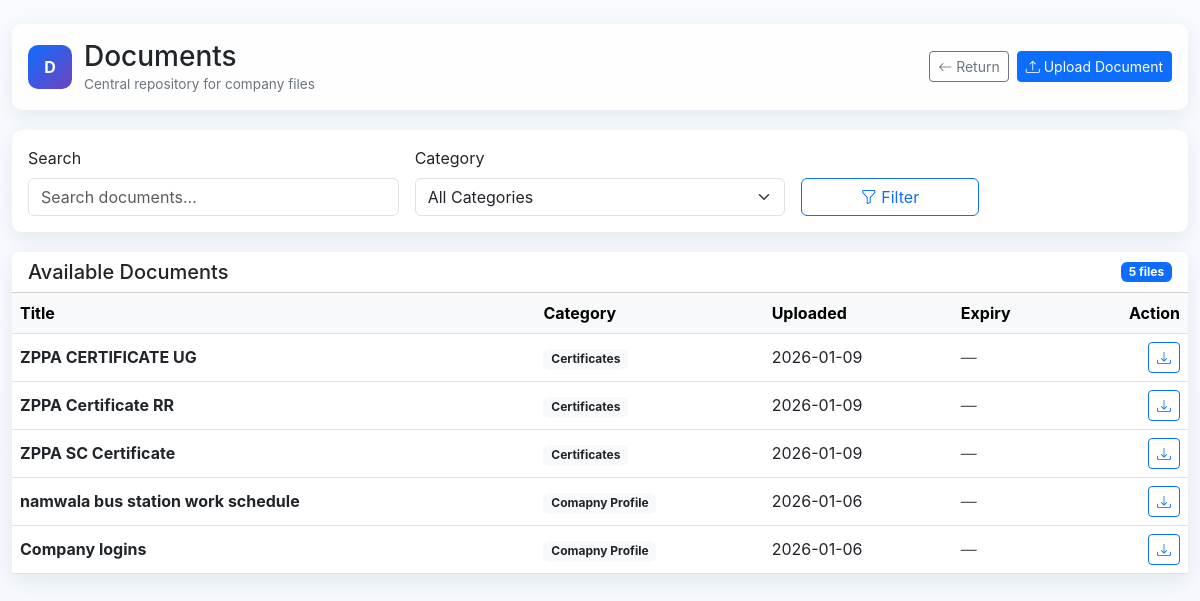
/documents/, run on the app's committed database.
### documents/models.py (models this page shows, shortened)
class Document(models.Model):
    title = models.CharField(max_length=255)
    file = models.FileField(upload_to=document_upload_path)
    category = models.ForeignKey(Category, on_delete=models.PROTECT)
    description = models.TextField(blank=True)
    uploaded_by = models.ForeignKey(
        User,
        on_delete=models.SET_NULL,
        null=True,
        blank=True,
        related_name='uploaded_documents'
    )
    uploaded_at = models.DateTimeField(auto_now_add=True)
    expiry_date = models.DateField(null=True, blank=True)
    is_active = models.BooleanField(default=True)
    class Meta:
        ordering = ['-uploaded_at']

class Category(models.Model):
    name = models.CharField(max_length=100, unique=True)
    slug = models.SlugField(max_length=120, unique=True, blank=True)
    description = models.TextField(blank=True)

### documents/views.py (the view)
# urls.py: path('', views.document_list, name='document_list'),
def document_list(request):
    documents = Document.objects.filter(is_active=True)
    categories = Category.objects.all()
    q = request.GET.get('q')
    category_id = request.GET.get('category')
    if q:
        documents = documents.filter(
            Q(title__icontains=q) |
            Q(description__icontains=q)
        )
    if category_id:
        documents = documents.filter(category_id=category_id)
    return render(request, 'documents/list.html', {
        'documents': documents,
        'categories': categories,
    })

### documents/templates/documents/list.html (shortened to what this page needs)
{% load static %}
<!DOCTYPE html>
<html lang="en">
<head>
    <link href="https://cdn.jsdelivr.net/npm/bootstrap@5.3.0/dist/css/bootstrap.min.css" rel="stylesheet">
    <link href="https://cdn.jsdelivr.net/npm/bootstrap-icons@1.10.5/font/bootstrap-icons.css" rel="stylesheet">
</head>
<body>
<div class="container-fluid py-4">
    <div class="topbar">
        <div class="brand">
            <div class="logo">D</div>
            <div>
                <h1 class="h3 mb-0">Documents</h1>
                <div class="text-muted-small">Central repository for company files</div>
            </div>
        </div>
        <div class="d-flex gap-2">
            <a href="javascript:history.back()"
               class="btn btn-outline-secondary btn-sm"
               title="Return">
                <i class="bi bi-arrow-left"></i> Return
            </a>
            <a href="{% url 'documents:upload_document' %}"
               class="btn btn-primary btn-sm">
                <i class="bi bi-upload"></i> Upload Document
            </a>
        </div>
    </div>
    <div class="filter-card">
        <form method="get" class="row g-3 align-items-end">
            <div class="col-md-4">
                <label class="form-label">Search</label>
                <input type="text"
                       name="q"
                       class="form-control"
                       placeholder="Search documents..."
                       value="{{ request.GET.q }}">
            </div>
            <div class="col-md-4">
                <label class="form-label">Category</label>
                <select name="category" class="form-select">
                    <option value="">All Categories</option>
                </select>
            </div>
            <div class="col-md-2">
                <button class="btn btn-outline-primary w-100">
                    <i class="bi bi-funnel"></i> Filter
                </button>
            </div>
        </form>
    </div>
    <div class="card">
        <div class="card-header d-flex justify-content-between align-items-center bg-white">
            <h5 class="mb-0">Available Documents</h5>
            <span class="badge bg-primary">{{ documents|length }} files</span>
        </div>
        <div class="table-responsive">
            <table class="table table-hover align-middle mb-0">
                <thead class="table-light">
                    <tr>
                        <th>Title</th>
                        <th>Category</th>
                        <th>Uploaded</th>
                        <th>Expiry</th>
                        <th class="text-end">Action</th>
                    </tr>
                </thead>
                <tbody>
                {% for doc in documents %}
                    <tr>
                        <td>
                            <strong>{{ doc.title }}</strong>
                        </td>
                        <td>
                            <span class="badge bg-light text-dark">
                                {{ doc.category.name }}
                            </span>
                        </td>
                        <td>{{ doc.uploaded_at|date:"Y-m-d" }}</td>
                        <td>
                            {% if doc.expiry_date %}
                                {{ doc.expiry_date }}
                            {% else %}
                                <span class="text-muted">—</span>
                            {% endif %}
                        </td>
                        <td class="text-end">
                            <a href="{% url 'documents:download_document' doc.id %}"
                               class="btn btn-sm btn-outline-primary"
                               title="Download">
                                <i class="bi bi-download"></i>
                            </a>
                        </td>
                    </tr>
                {% empty %}
                    <tr>
                        <td colspan="5" class="text-center text-muted py-4">
                            No documents found
                        </td>
                    </tr>
                {% endfor %}
                </tbody>
            </table>
        </div>
    </div>
</div>
</body>
</html>

### documents/templates/documents/list.html (style rules this page uses)
:root { --accent-1:#0d6efd; --accent-2:#6f42c1; --bg:#f4f7fb; --card:#ffffff; --muted:#6c757d; --shadow:0 6px 20px rgba(18,38,63,.08); }
html,body { height:100%; background:linear-gradient(180deg,#f7fbff,#f4f7fb); font-family:Inter,system-ui,-apple-system,"Segoe UI",Roboto; }
.container-fluid { max-width:1300px }
.topbar { display:flex; gap:1rem; align-items:center; justify-content:space-between; padding:1rem; border-radius:.6rem; background:rgba(255,255,255,.85); box-shadow:var(--shadow); margin-bottom:1.25rem; }
.brand { display:flex;gap:.75rem;align-items:center }
.logo { width:44px;height:44px; border-radius:10px; background:linear-gradient(135deg,var(--accent-1),var(--accent-2)); display:flex;align-items:center;justify-content:center; color:#fff;font-weight:700; }
.filter-card { background:var(--card); border-radius:.6rem; padding:1rem; box-shadow:var(--shadow); margin-bottom:1.25rem; }
.card { border-radius:.6rem; box-shadow:var(--shadow); border:none; }
.table tbody tr { transition:all .15s ease; }
.text-muted-small { color:var(--muted); font-size:.85rem; }

### data on the page
Document: title "ZPPA CERTIFICATE UG", category.name "Certificates", uploaded_at "2026-01-09"
Document: title "ZPPA Certificate RR", category.name "Certificates", uploaded_at "2026-01-09"
Document: title "ZPPA SC Certificate", category.name "Certificates", uploaded_at "2026-01-09"
Document: title "namwala bus station work schedule", category.name "Comapny Profile", uploaded_at "2026-01-06"
Document: title "Company logins", category.name "Comapny Profile", uploaded_at "2026-01-06"

### other printed values
{{ documents|length }} "5"
